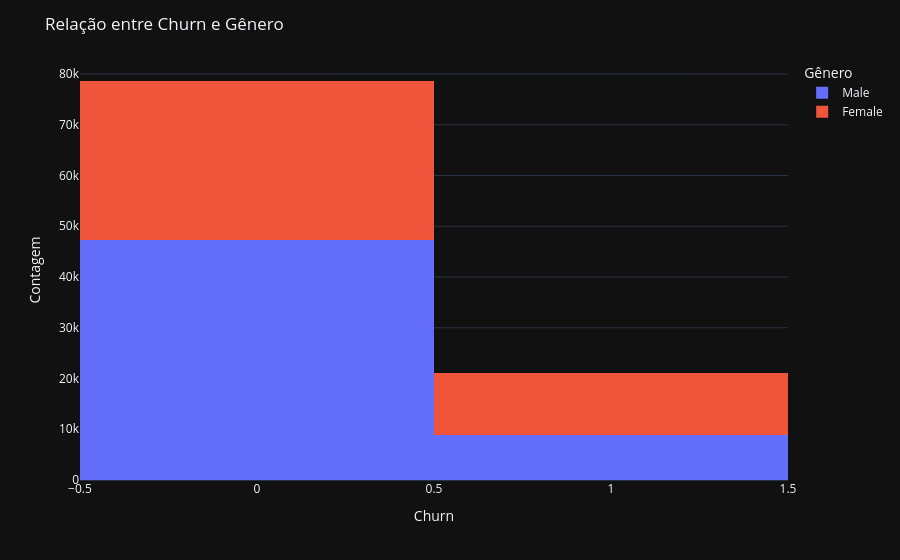

Notebook source saved alongside this figure:
### Markdown cell above
**Variável Genero x Churn:**

### Code cell
fig = px.histogram(df, x='Churn', color='Genero', barmode='stack')

# Layout
fig.update_layout(title='Relação entre Churn e Gênero',
                  xaxis_title='Churn',
                  yaxis_title='Contagem',
                  legend_title='Gênero')
fig.show()

### Figure 1 — Plotly figure (JSON) as saved in the notebook; plotly's stock layout.template omitted (floating-point values rounded to 4 significant figures; data arrays with more than 128 entries replaced by an {"elided": "..."} marker saying what was removed)
{"data": [{"bingroup": "x", "hovertemplate": "Genero=Male<br>Churn=%{x}<br>count=%{y}<extra></extra>", "legendgroup": "Male", "marker": {"color": "#636efa", "pattern": {"shape": ""}}, "name": "Male", "orientation": "v", "showlegend": true, "x": {"elided": "56199 int values"}, "xaxis": "x", "yaxis": "y", "type": "histogram"}, {"bingroup": "x", "hovertemplate": "Genero=Female<br>Churn=%{x}<br>count=%{y}<extra></extra>", "legendgroup": "Female", "marker": {"color": "#EF553B", "pattern": {"shape": ""}}, "name": "Female", "orientation": "v", "showlegend": true, "x": {"elided": "43509 int values"}, "xaxis": "x", "yaxis": "y", "type": "histogram"}], "layout": {"xaxis": {"anchor": "y", "domain": [0.0, 1.0], "title": {"text": "Churn"}}, "yaxis": {"anchor": "x", "domain": [0.0, 1.0], "title": {"text": "Contagem"}}, "legend": {"title": {"text": "Gênero"}, "tracegroupgap": 0}, "margin": {"t": 60}, "barmode": "stack", "title": {"text": "Relação entre Churn e Gênero"}}}
